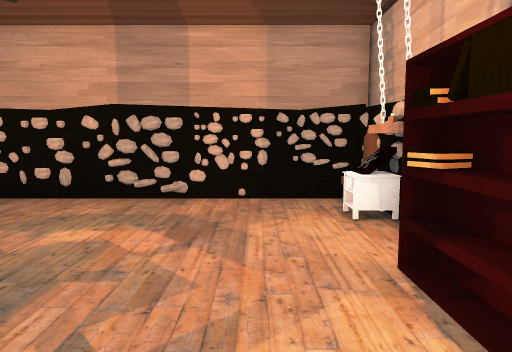
view 1 (above)

14 first-person views from a walk through a scene from a Unity 3-D project. The camera is 1.5 m above the floor, tilts 6° down and sees 70° across. The floor is counted in squares, 1 m on a side. Each view is taken from the middle of a square. On the plan, view 1 faces up. The plan holds only what a view shows up to about 16 squares ahead; the rest is blank. The place goes on beyond the plan. The player character is not drawn. Door leaves are left out, so doorways stand open. Some surface patterns are stand-ins.

view 2
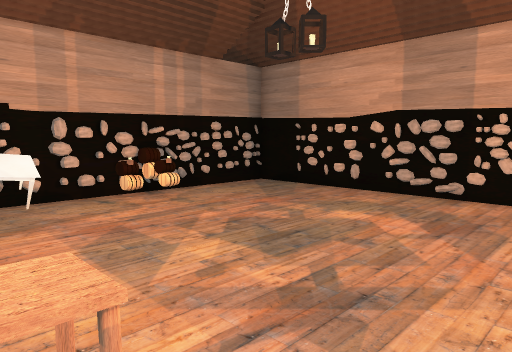

view 3
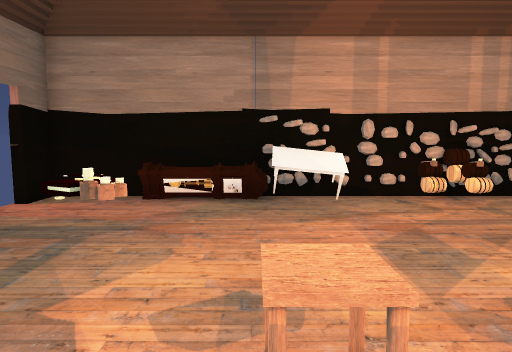

view 4
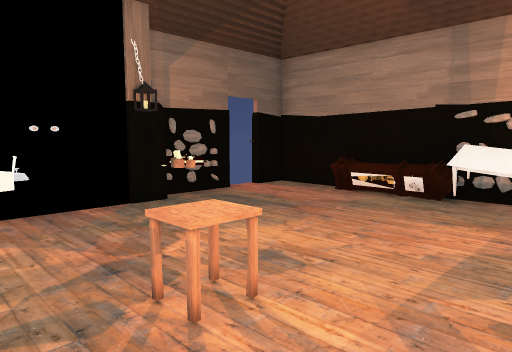

view 5
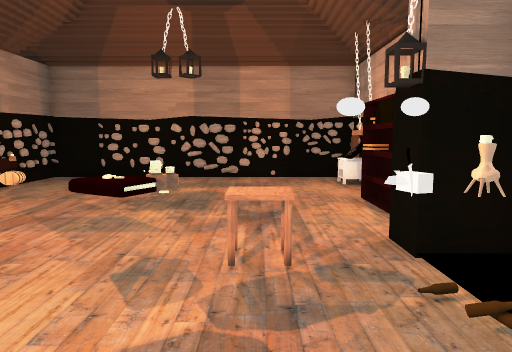

view 6
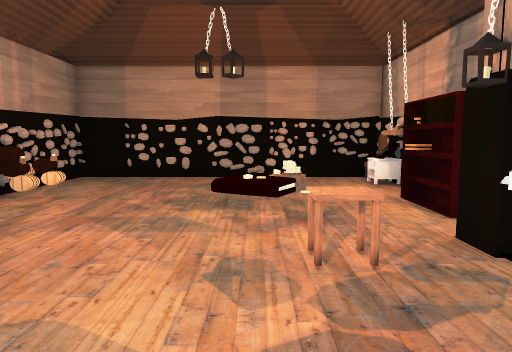

view 7
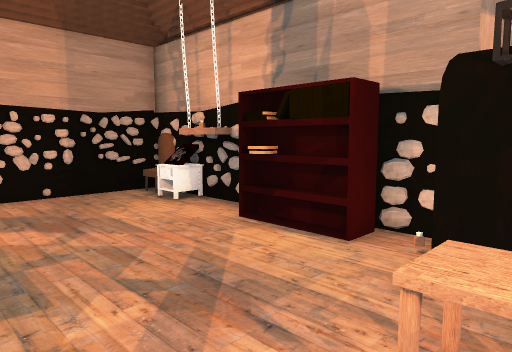

view 8
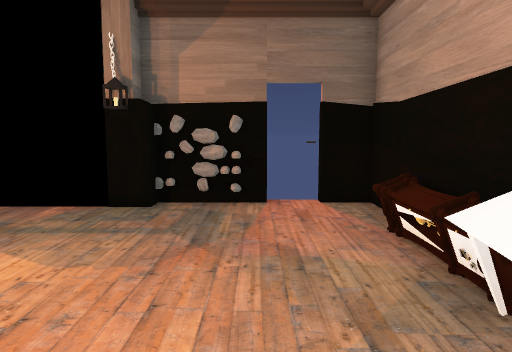

view 9
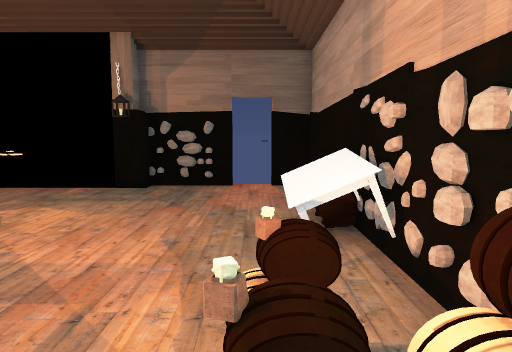

view 10
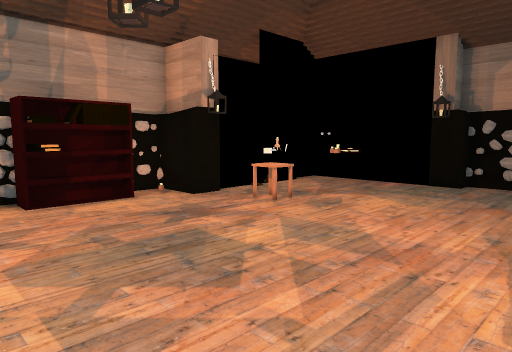

view 11
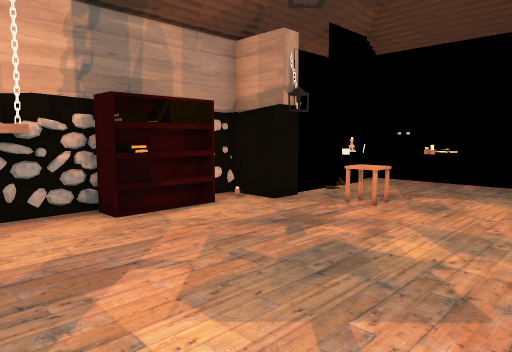

view 12
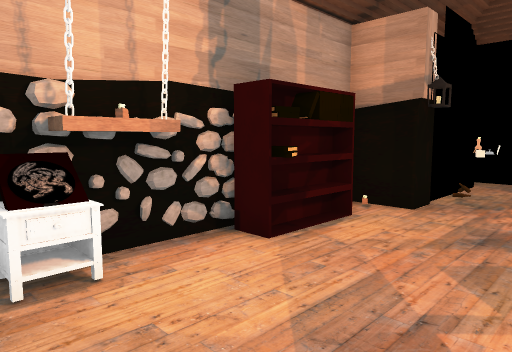

view 13
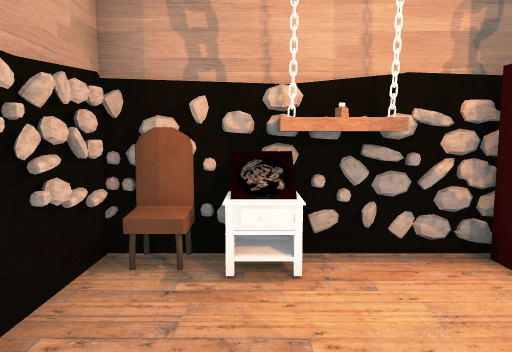

view 14
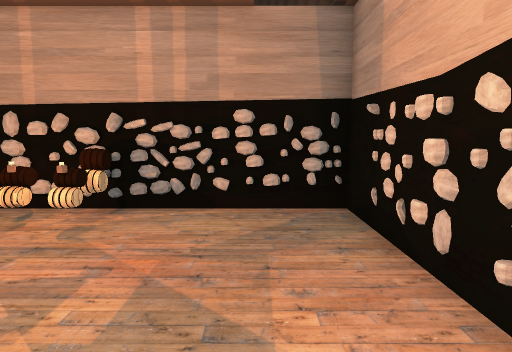

### Floor plan
Points are (right, up) in squares from view 1. A wall is a line through its corners. A room is listed if a view was taken in it or the views show most of it. See-through windows are left out.
Room 1 (views 1, 2, 3, 4, 5, 6, 7, 8, 9, 10, 11, 12, 13, 14)
walls: (2.1, -0.6) (1, -0.6) (1, 0.4) (2.6, 0.4) (2.5, 1.6); (2.4, 3.9) (2.6, 5.7) (2.4, 6.2) (2.7, 7.8); (2.6, 0.4) (2.6, 1.9); (2.6, 3.9) (2.6, 8.9); (2.5, 4.2) (2.7, 4.9); (2.6, 4) (2.4, 5.3) (2.1, 5.3) (2.1, 6.6); (-8.4, 5.3) (-8.7, 5); (-8.5, 5.3) (-8.6, 4.9); (2.4, 5.5) (2.3, 6.1); (-8.3, 6) (-8.8, 5.5); (2.6, 5.8) (2.5, 6.3); (-2.4, 8.9) (-4.5, 8.9); (-8.7, 6.1) (-8.4, 4.5); (-8.5, 6.4) (-8.7, 4.4); (2.5, 6.4) (2.5, 6.9); (2.5, 6.6) (2.7, 7.5); (-8.7, 6.4) (-8.5, 5.8); (1, -4) (1.6, -4) (1.6, -2.9); (-5.4, 8.9) (-8.7, 8.9) (-8.7, -6.4); (2.7, 6.7) (2.5, 7.2); (-8.6, 6.9) (-8.7, 6.2); (2.8, 6.7) (2.5, 7.1); (-8.4, 7.4) (-8.4, 6.5); (2.6, 7.4) (2.4, 8.9) (0.4, 8.9); (-1, -5.9) (-0.1, -5.9); (2.5, 8.2) (2.6, 8.9); (-8.5, 8.4) (-8.6, 7.2); (0.5, -5.9) (1.4, -5.9); (-8.5, 8.7) (-8.7, 8.1) (-8.4, 6.2); (-6.3, -6.4) (-3.8, -6.4)
ways out: gap at (-6.5, -7)
objects: rock (-9, 0); other object (-8, -4) to (-8, -2); table (-8, -1) to (-7, 1); barrel (-8, 4); other object (-7, 2); barrel (-7, 3); barrel (-7, 4); rock (-5, -6); rock (-5, 9); books (-2, -3) to (-2, -2); rock (-2, 9); chair (-1, -1) to (-1, 0); other object (-1, 9); other object (0, 9); other object (1, -3) to (1, -2); drawers (1, 7); bookshelf (2, 2) to (2, 4); other object (2, 7); chair (2, 8)

Where each view was taken, in squares from view 1:
view 1: 0 up, 0 right, facing up
view 2: 1 down, 1 right, facing up-left
view 3: 1 down, 1 right, facing left
view 4: 2 up, 1 right, facing down-left
view 5: 5 down, 1 left, facing up
view 6: 5 down, 2 left, facing up
view 7: 1 down, 3 left, facing up-right
view 8: 2 up, 6 left, facing down
view 9: 5 up, 7 left, facing down
view 10: 6 up, 7 left, facing down-right
view 11: 7 up, 5 left, facing down-right
view 12: 8 up, 2 left, facing down-right
view 13: 7 up, 2 left, facing right
view 14: 7 up, 1 left, facing left
